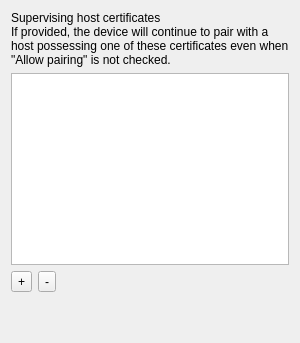
     <widget class="QWidget" name="supervising">
      <attribute name="title">
       <string>Supervising Certs</string>
      </attribute>
      <layout class="QVBoxLayout" name="verticalLayout_8">
       <item>
        <widget class="QWidget" name="widget_3" native="true">
         <layout class="QVBoxLayout" name="verticalLayout_7">
          <property name="leftMargin">
           <number>0</number>
          </property>
          <property name="topMargin">
           <number>0</number>
          </property>
          <property name="rightMargin">
           <number>0</number>
          </property>
          <property name="bottomMargin">
           <number>0</number>
          </property>
          <item>
           <widget class="QWidget" name="widget_11" native="true">
            <layout class="QVBoxLayout" name="verticalLayout_16">
             <property name="spacing">
              <number>0</number>
             </property>
             <property name="leftMargin">
              <number>0</number>
             </property>
             <property name="topMargin">
              <number>0</number>
             </property>
             <property name="rightMargin">
              <number>0</number>
             </property>
             <property name="bottomMargin">
              <number>0</number>
             </property>
             <item>
              <widget class="QLabel" name="label_9">
               <property name="text">
                <string>Supervising host certificates</string>
               </property>
              </widget>
             </item>
             <item>
              <widget class="QLabel" name="lTipAnchor">
               <property name="text">
                <string>If provided, the device will continue to pair with a host possessing one of these certificates even when &quot;Allow pairing&quot; is not checked.</string>
               </property>
               <property name="wordWrap">
                <bool>true</bool>
               </property>
              </widget>
             </item>
            </layout>
           </widget>
          </item>
          <item>
           <widget class="StyledTreeView" name="supervisingCertsView"/>
          </item>
          <item>
           <layout class="QHBoxLayout" name="horizontalLayout_3">
            <item>
             <widget class="QToolButton" name="addSupervisingCert">
              <property name="text">
               <string>+</string>
              </property>
             </widget>
            </item>
            <item>
             <widget class="QToolButton" name="removeSupervisingCert">
              <property name="text">
               <string>-</string>
              </property>
             </widget>
            </item>
            <item>
             <spacer name="horizontalSpacer_6">
              <property name="orientation">
               <enum>Qt::Horizontal</enum>
              </property>
              <property name="sizeHint" stdset="0">
               <size>
                <width>40</width>
                <height>20</height>
               </size>
              </property>
             </spacer>
            </item>
           </layout>
          </item>
         </layout>
        </widget>
       </item>
       <item>
        <spacer name="verticalSpacer_4">
         <property name="orientation">
          <enum>Qt::Vertical</enum>
         </property>
         <property name="sizeHint" stdset="0">
          <size>
           <width>20</width>
           <height>40</height>
          </size>
         </property>
        </spacer>
       </item>
      </layout>
     </widget>
